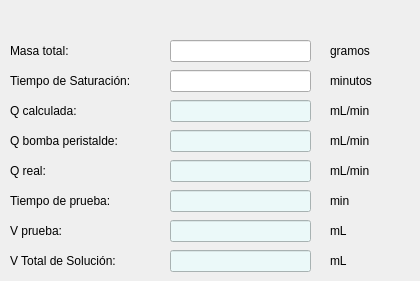
     <widget class="QWidget" name="page_continua">
      <widget class="QLabel" name="label_32">
       <property name="geometry">
        <rect>
         <x>10</x>
         <y>40</y>
         <width>81</width>
         <height>21</height>
        </rect>
       </property>
       <property name="font">
        <font>
         <pointsize>9</pointsize>
        </font>
       </property>
       <property name="styleSheet">
        <string notr="true">border-color: none;</string>
       </property>
       <property name="text">
        <string>Masa total:</string>
       </property>
      </widget>
      <widget class="QLineEdit" name="txt_q_calculada">
       <property name="enabled">
        <bool>false</bool>
       </property>
       <property name="geometry">
        <rect>
         <x>170</x>
         <y>100</y>
         <width>141</width>
         <height>22</height>
        </rect>
       </property>
       <property name="styleSheet">
        <string notr="true">background-color: rgb(235,249,249)</string>
       </property>
      </widget>
      <widget class="QLabel" name="label_33">
       <property name="geometry">
        <rect>
         <x>10</x>
         <y>70</y>
         <width>161</width>
         <height>21</height>
        </rect>
       </property>
       <property name="font">
        <font>
         <pointsize>9</pointsize>
        </font>
       </property>
       <property name="styleSheet">
        <string notr="true">border-color: none;</string>
       </property>
       <property name="text">
        <string>Tiempo de Saturación:</string>
       </property>
      </widget>
      <widget class="QLabel" name="label_35">
       <property name="geometry">
        <rect>
         <x>10</x>
         <y>100</y>
         <width>91</width>
         <height>21</height>
        </rect>
       </property>
       <property name="font">
        <font>
         <pointsize>9</pointsize>
        </font>
       </property>
       <property name="styleSheet">
        <string notr="true">border-color: none;</string>
       </property>
       <property name="text">
        <string>Q calculada:</string>
       </property>
      </widget>
      <widget class="QLabel" name="label_37">
       <property name="geometry">
        <rect>
         <x>10</x>
         <y>130</y>
         <width>141</width>
         <height>21</height>
        </rect>
       </property>
       <property name="font">
        <font>
         <pointsize>9</pointsize>
        </font>
       </property>
       <property name="styleSheet">
        <string notr="true">border-color: none;</string>
       </property>
       <property name="text">
        <string>Q bomba peristalde:</string>
       </property>
      </widget>
      <widget class="QLabel" name="label_38">
       <property name="geometry">
        <rect>
         <x>10</x>
         <y>160</y>
         <width>141</width>
         <height>21</height>
        </rect>
       </property>
       <property name="font">
        <font>
         <pointsize>9</pointsize>
        </font>
       </property>
       <property name="styleSheet">
        <string notr="true">border-color: none;</string>
       </property>
       <property name="text">
        <string>Q real:</string>
       </property>
      </widget>
      <widget class="QLabel" name="label_39">
       <property name="geometry">
        <rect>
         <x>10</x>
         <y>190</y>
         <width>141</width>
         <height>21</height>
        </rect>
       </property>
       <property name="font">
        <font>
         <pointsize>9</pointsize>
        </font>
       </property>
       <property name="styleSheet">
        <string notr="true">border-color: none;</string>
       </property>
       <property name="text">
        <string>Tiempo de prueba:</string>
       </property>
      </widget>
      <widget class="QLabel" name="label_41">
       <property name="geometry">
        <rect>
         <x>10</x>
         <y>220</y>
         <width>141</width>
         <height>21</height>
        </rect>
       </property>
       <property name="font">
        <font>
         <pointsize>9</pointsize>
        </font>
       </property>
       <property name="styleSheet">
        <string notr="true">border-color: none;</string>
       </property>
       <property name="text">
        <string>V prueba:</string>
       </property>
      </widget>
      <widget class="QLabel" name="label_42">
       <property name="geometry">
        <rect>
         <x>10</x>
         <y>250</y>
         <width>141</width>
         <height>21</height>
        </rect>
       </property>
       <property name="font">
        <font>
         <pointsize>9</pointsize>
        </font>
       </property>
       <property name="styleSheet">
        <string notr="true">border-color: none;</string>
       </property>
       <property name="text">
        <string>V Total de Solución:</string>
       </property>
      </widget>
      <widget class="QLineEdit" name="txt_q_real">
       <property name="enabled">
        <bool>false</bool>
       </property>
       <property name="geometry">
        <rect>
         <x>170</x>
         <y>160</y>
         <width>141</width>
         <height>22</height>
        </rect>
       </property>
       <property name="styleSheet">
        <string notr="true">background-color: rgb(235,249,249)</string>
       </property>
      </widget>
      <widget class="QLineEdit" name="txt_temp_C">
       <property name="enabled">
        <bool>false</bool>
       </property>
       <property name="geometry">
        <rect>
         <x>170</x>
         <y>190</y>
         <width>141</width>
         <height>22</height>
        </rect>
       </property>
       <property name="styleSheet">
        <string notr="true">background-color: rgb(235,249,249)</string>
       </property>
      </widget>
      <widget class="QLineEdit" name="txt_v_preb_C">
       <property name="enabled">
        <bool>false</bool>
       </property>
       <property name="geometry">
        <rect>
         <x>170</x>
         <y>220</y>
         <width>141</width>
         <height>22</height>
        </rect>
       </property>
       <property name="styleSheet">
        <string notr="true">background-color: rgb(235,249,249)</string>
       </property>
      </widget>
      <widget class="QLineEdit" name="txt_vtotal_solution_C">
       <property name="enabled">
        <bool>false</bool>
       </property>
       <property name="geometry">
        <rect>
         <x>170</x>
         <y>250</y>
         <width>141</width>
         <height>22</height>
        </rect>
       </property>
       <property name="styleSheet">
        <string notr="true">background-color: rgb(235,249,249)</string>
       </property>
      </widget>
      <widget class="QLineEdit" name="txt_bomba_peris_C">
       <property name="enabled">
        <bool>false</bool>
       </property>
       <property name="geometry">
        <rect>
         <x>170</x>
         <y>130</y>
         <width>141</width>
         <height>22</height>
        </rect>
       </property>
       <property name="styleSheet">
        <string notr="true">background-color: rgb(235,249,249)</string>
       </property>
      </widget>
      <widget class="QLineEdit" name="txt_temp_saturacion_C">
       <property name="geometry">
        <rect>
         <x>170</x>
         <y>70</y>
         <width>141</width>
         <height>22</height>
        </rect>
       </property>
      </widget>
      <widget class="QLineEdit" name="txt_ms_total_C">
       <property name="geometry">
        <rect>
         <x>170</x>
         <y>40</y>
         <width>141</width>
         <height>22</height>
        </rect>
       </property>
      </widget>
      <widget class="QLabel" name="label_44">
       <property name="geometry">
        <rect>
         <x>330</x>
         <y>40</y>
         <width>81</width>
         <height>21</height>
        </rect>
       </property>
       <property name="font">
        <font>
         <pointsize>9</pointsize>
        </font>
       </property>
       <property name="styleSheet">
        <string notr="true">border-color: none;</string>
       </property>
       <property name="text">
        <string>gramos</string>
       </property>
      </widget>
      <widget class="QLabel" name="label_45">
       <property name="geometry">
        <rect>
         <x>330</x>
         <y>70</y>
         <width>81</width>
         <height>21</height>
        </rect>
       </property>
       <property name="font">
        <font>
         <pointsize>9</pointsize>
        </font>
       </property>
       <property name="styleSheet">
        <string notr="true">border-color: none;</string>
       </property>
       <property name="text">
        <string>minutos</string>
       </property>
      </widget>
      <widget class="QLabel" name="label_46">
       <property name="geometry">
        <rect>
         <x>330</x>
         <y>100</y>
         <width>81</width>
         <height>21</height>
        </rect>
       </property>
       <property name="font">
        <font>
         <pointsize>9</pointsize>
        </font>
       </property>
       <property name="styleSheet">
        <string notr="true">border-color: none;</string>
       </property>
       <property name="text">
        <string>mL/min</string>
       </property>
      </widget>
      <widget class="QLabel" name="label_47">
       <property name="geometry">
        <rect>
         <x>330</x>
         <y>130</y>
         <width>81</width>
         <height>21</height>
        </rect>
       </property>
       <property name="font">
        <font>
         <pointsize>9</pointsize>
        </font>
       </property>
       <property name="styleSheet">
        <string notr="true">border-color: none;</string>
       </property>
       <property name="text">
        <string>mL/min</string>
       </property>
      </widget>
      <widget class="QLabel" name="label_48">
       <property name="geometry">
        <rect>
         <x>330</x>
         <y>160</y>
         <width>81</width>
         <height>21</height>
        </rect>
       </property>
       <property name="font">
        <font>
         <pointsize>9</pointsize>
        </font>
       </property>
       <property name="styleSheet">
        <string notr="true">border-color: none;</string>
       </property>
       <property name="text">
        <string>mL/min</string>
       </property>
      </widget>
      <widget class="QLabel" name="label_49">
       <property name="geometry">
        <rect>
         <x>330</x>
         <y>190</y>
         <width>81</width>
         <height>21</height>
        </rect>
       </property>
       <property name="font">
        <font>
         <pointsize>9</pointsize>
        </font>
       </property>
       <property name="styleSheet">
        <string notr="true">border-color: none;</string>
       </property>
       <property name="text">
        <string>min</string>
       </property>
      </widget>
      <widget class="QLabel" name="label_50">
       <property name="geometry">
        <rect>
         <x>330</x>
         <y>220</y>
         <width>81</width>
         <height>21</height>
        </rect>
       </property>
       <property name="font">
        <font>
         <pointsize>9</pointsize>
        </font>
       </property>
       <property name="styleSheet">
        <string notr="true">border-color: none;</string>
       </property>
       <property name="text">
        <string>mL</string>
       </property>
      </widget>
      <widget class="QLabel" name="label_51">
       <property name="geometry">
        <rect>
         <x>330</x>
         <y>250</y>
         <width>81</width>
         <height>21</height>
        </rect>
       </property>
       <property name="font">
        <font>
         <pointsize>9</pointsize>
        </font>
       </property>
       <property name="styleSheet">
        <string notr="true">border-color: none;</string>
       </property>
       <property name="text">
        <string>mL</string>
       </property>
      </widget>
     </widget>
